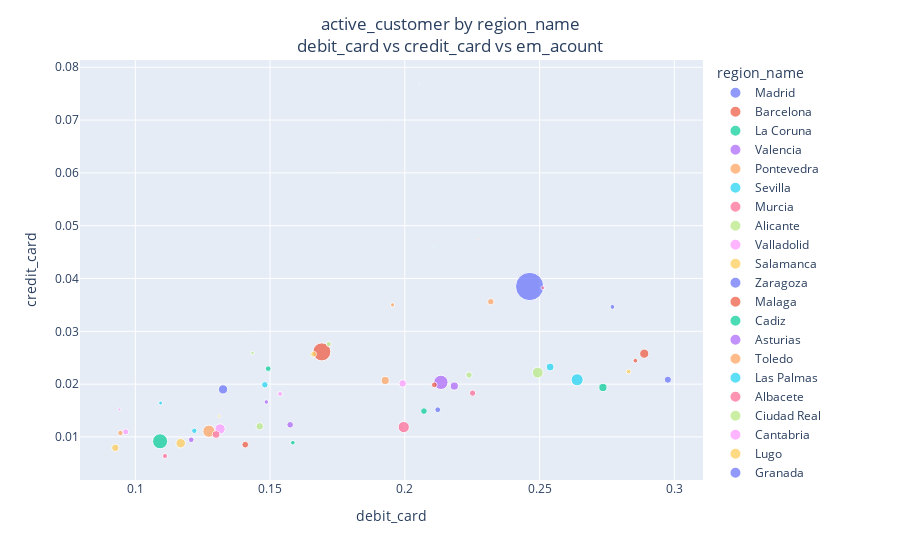

Notebook cell for this chart:
### Code cell
x_y_size = {"debit_card": "mean", "credit_card": "mean", "em_acount": "sum"}
four_feature_scatterer(df, "region_name", x_y_size, subset = ["active_customer", 1])

### Figure 1 — Plotly figure (JSON) as saved in the notebook; plotly's stock layout.template omitted (floating-point values rounded to 4 significant figures)
{"data": [{"hovertemplate": "region_name=Madrid<br>debit_card=%{x}<br>credit_card=%{y}<br>em_acount=%{marker.size}<extra></extra>", "legendgroup": "Madrid", "marker": {"color": "#636efa", "size": [403703], "sizemode": "area", "sizeref": 1009.0, "symbol": "circle"}, "mode": "markers", "name": "Madrid", "orientation": "v", "showlegend": true, "type": "scatter", "x": [0.2463], "xaxis": "x", "y": [0.03848], "yaxis": "y"}, {"hovertemplate": "region_name=Barcelona<br>debit_card=%{x}<br>credit_card=%{y}<br>em_acount=%{marker.size}<extra></extra>", "legendgroup": "Barcelona", "marker": {"color": "#EF553B", "size": [163723], "sizemode": "area", "sizeref": 1009.0, "symbol": "circle"}, "mode": "markers", "name": "Barcelona", "orientation": "v", "showlegend": true, "type": "scatter", "x": [0.1692], "xaxis": "x", "y": [0.0261], "yaxis": "y"}, {"hovertemplate": "region_name=La Coruna<br>debit_card=%{x}<br>credit_card=%{y}<br>em_acount=%{marker.size}<extra></extra>", "legendgroup": "La Coruna", "marker": {"color": "#00cc96", "size": [114536], "sizemode": "area", "sizeref": 1009.0, "symbol": "circle"}, "mode": "markers", "name": "La Coruna", "orientation": "v", "showlegend": true, "type": "scatter", "x": [0.1092], "xaxis": "x", "y": [0.009172], "yaxis": "y"}, {"hovertemplate": "region_name=Valencia<br>debit_card=%{x}<br>credit_card=%{y}<br>em_acount=%{marker.size}<extra></extra>", "legendgroup": "Valencia", "marker": {"color": "#ab63fa", "size": [103451], "sizemode": "area", "sizeref": 1009.0, "symbol": "circle"}, "mode": "markers", "name": "Valencia", "orientation": "v", "showlegend": true, "type": "scatter", "x": [0.2134], "xaxis": "x", "y": [0.02033], "yaxis": "y"}, {"hovertemplate": "region_name=Pontevedra<br>debit_card=%{x}<br>credit_card=%{y}<br>em_acount=%{marker.size}<extra></extra>", "legendgroup": "Pontevedra", "marker": {"color": "#FFA15A", "size": [75182], "sizemode": "area", "sizeref": 1009.0, "symbol": "circle"}, "mode": "markers", "name": "Pontevedra", "orientation": "v", "showlegend": true, "type": "scatter", "x": [0.1273], "xaxis": "x", "y": [0.01108], "yaxis": "y"}, {"hovertemplate": "region_name=Sevilla<br>debit_card=%{x}<br>credit_card=%{y}<br>em_acount=%{marker.size}<extra></extra>", "legendgroup": "Sevilla", "marker": {"color": "#19d3f3", "size": [73524], "sizemode": "area", "sizeref": 1009.0, "symbol": "circle"}, "mode": "markers", "name": "Sevilla", "orientation": "v", "showlegend": true, "type": "scatter", "x": [0.2639], "xaxis": "x", "y": [0.02082], "yaxis": "y"}, {"hovertemplate": "region_name=Murcia<br>debit_card=%{x}<br>credit_card=%{y}<br>em_acount=%{marker.size}<extra></extra>", "legendgroup": "Murcia", "marker": {"color": "#FF6692", "size": [64104], "sizemode": "area", "sizeref": 1009.0, "symbol": "circle"}, "mode": "markers", "name": "Murcia", "orientation": "v", "showlegend": true, "type": "scatter", "x": [0.1996], "xaxis": "x", "y": [0.01186], "yaxis": "y"}, {"hovertemplate": "region_name=Alicante<br>debit_card=%{x}<br>credit_card=%{y}<br>em_acount=%{marker.size}<extra></extra>", "legendgroup": "Alicante", "marker": {"color": "#B6E880", "size": [59607], "sizemode": "area", "sizeref": 1009.0, "symbol": "circle"}, "mode": "markers", "name": "Alicante", "orientation": "v", "showlegend": true, "type": "scatter", "x": [0.2493], "xaxis": "x", "y": [0.02218], "yaxis": "y"}, {"hovertemplate": "region_name=Valladolid<br>debit_card=%{x}<br>credit_card=%{y}<br>em_acount=%{marker.size}<extra></extra>", "legendgroup": "Valladolid", "marker": {"color": "#FF97FF", "size": [53616], "sizemode": "area", "sizeref": 1009.0, "symbol": "circle"}, "mode": "markers", "name": "Valladolid", "orientation": "v", "showlegend": true, "type": "scatter", "x": [0.1314], "xaxis": "x", "y": [0.01151], "yaxis": "y"}, {"hovertemplate": "region_name=Salamanca<br>debit_card=%{x}<br>credit_card=%{y}<br>em_acount=%{marker.size}<extra></extra>", "legendgroup": "Salamanca", "marker": {"color": "#FECB52", "size": [45441], "sizemode": "area", "sizeref": 1009.0, "symbol": "circle"}, "mode": "markers", "name": "Salamanca", "orientation": "v", "showlegend": true, "type": "scatter", "x": [0.1168], "xaxis": "x", "y": [0.008806], "yaxis": "y"}, {"hovertemplate": "region_name=Zaragoza<br>debit_card=%{x}<br>credit_card=%{y}<br>em_acount=%{marker.size}<extra></extra>", "legendgroup": "Zaragoza", "marker": {"color": "#636efa", "size": [43407], "sizemode": "area", "sizeref": 1009.0, "symbol": "circle"}, "mode": "markers", "name": "Zaragoza", "orientation": "v", "showlegend": true, "type": "scatter", "x": [0.1326], "xaxis": "x", "y": [0.019], "yaxis": "y"}, {"hovertemplate": "region_name=Malaga<br>debit_card=%{x}<br>credit_card=%{y}<br>em_acount=%{marker.size}<extra></extra>", "legendgroup": "Malaga", "marker": {"color": "#EF553B", "size": [42817], "sizemode": "area", "sizeref": 1009.0, "symbol": "circle"}, "mode": "markers", "name": "Malaga", "orientation": "v", "showlegend": true, "type": "scatter", "x": [0.2888], "xaxis": "x", "y": [0.02577], "yaxis": "y"}, {"hovertemplate": "region_name=Cadiz<br>debit_card=%{x}<br>credit_card=%{y}<br>em_acount=%{marker.size}<extra></extra>", "legendgroup": "Cadiz", "marker": {"color": "#00cc96", "size": [34227], "sizemode": "area", "sizeref": 1009.0, "symbol": "circle"}, "mode": "markers", "name": "Cadiz", "orientation": "v", "showlegend": true, "type": "scatter", "x": [0.2735], "xaxis": "x", "y": [0.01936], "yaxis": "y"}, {"hovertemplate": "region_name=Asturias<br>debit_card=%{x}<br>credit_card=%{y}<br>em_acount=%{marker.size}<extra></extra>", "legendgroup": "Asturias", "marker": {"color": "#ab63fa", "size": [33627], "sizemode": "area", "sizeref": 1009.0, "symbol": "circle"}, "mode": "markers", "name": "Asturias", "orientation": "v", "showlegend": true, "type": "scatter", "x": [0.2184], "xaxis": "x", "y": [0.01963], "yaxis": "y"}, {"hovertemplate": "region_name=Toledo<br>debit_card=%{x}<br>credit_card=%{y}<br>em_acount=%{marker.size}<extra></extra>", "legendgroup": "Toledo", "marker": {"color": "#FFA15A", "size": [32809], "sizemode": "area", "sizeref": 1009.0, "symbol": "circle"}, "mode": "markers", "name": "Toledo", "orientation": "v", "showlegend": true, "type": "scatter", "x": [0.1927], "xaxis": "x", "y": [0.02068], "yaxis": "y"}, {"hovertemplate": "region_name=Las Palmas<br>debit_card=%{x}<br>credit_card=%{y}<br>em_acount=%{marker.size}<extra></extra>", "legendgroup": "Las Palmas", "marker": {"color": "#19d3f3", "size": [31902], "sizemode": "area", "sizeref": 1009.0, "symbol": "circle"}, "mode": "markers", "name": "Las Palmas", "orientation": "v", "showlegend": true, "type": "scatter", "x": [0.2539], "xaxis": "x", "y": [0.02324], "yaxis": "y"}, {"hovertemplate": "region_name=Albacete<br>debit_card=%{x}<br>credit_card=%{y}<br>em_acount=%{marker.size}<extra></extra>", "legendgroup": "Albacete", "marker": {"color": "#FF6692", "size": [30990], "sizemode": "area", "sizeref": 1009.0, "symbol": "circle"}, "mode": "markers", "name": "Albacete", "orientation": "v", "showlegend": true, "type": "scatter", "x": [0.13], "xaxis": "x", "y": [0.01046], "yaxis": "y"}, {"hovertemplate": "region_name=Ciudad Real<br>debit_card=%{x}<br>credit_card=%{y}<br>em_acount=%{marker.size}<extra></extra>", "legendgroup": "Ciudad Real", "marker": {"color": "#B6E880", "size": [28370], "sizemode": "area", "sizeref": 1009.0, "symbol": "circle"}, "mode": "markers", "name": "Ciudad Real", "orientation": "v", "showlegend": true, "type": "scatter", "x": [0.1462], "xaxis": "x", "y": [0.012], "yaxis": "y"}, {"hovertemplate": "region_name=Cantabria<br>debit_card=%{x}<br>credit_card=%{y}<br>em_acount=%{marker.size}<extra></extra>", "legendgroup": "Cantabria", "marker": {"color": "#FF97FF", "size": [28285], "sizemode": "area", "sizeref": 1009.0, "symbol": "circle"}, "mode": "markers", "name": "Cantabria", "orientation": "v", "showlegend": true, "type": "scatter", "x": [0.1992], "xaxis": "x", "y": [0.02012], "yaxis": "y"}, {"hovertemplate": "region_name=Lugo<br>debit_card=%{x}<br>credit_card=%{y}<br>em_acount=%{marker.size}<extra></extra>", "legendgroup": "Lugo", "marker": {"color": "#FECB52", "size": [28013], "sizemode": "area", "sizeref": 1009.0, "symbol": "circle"}, "mode": "markers", "name": "Lugo", "orientation": "v", "showlegend": true, "type": "scatter", "x": [0.09258], "xaxis": "x", "y": [0.007933], "yaxis": "y"}, {"hovertemplate": "region_name=Granada<br>debit_card=%{x}<br>credit_card=%{y}<br>em_acount=%{marker.size}<extra></extra>", "legendgroup": "Granada", "marker": {"color": "#636efa", "size": [25674], "sizemode": "area", "sizeref": 1009.0, "symbol": "circle"}, "mode": "markers", "name": "Granada", "orientation": "v", "showlegend": true, "type": "scatter", "x": [0.2976], "xaxis": "x", "y": [0.02084], "yaxis": "y"}, {"hovertemplate": "region_name=Orense<br>debit_card=%{x}<br>credit_card=%{y}<br>em_acount=%{marker.size}<extra></extra>", "legendgroup": "Orense", "marker": {"color": "#EF553B", "size": [22599], "sizemode": "area", "sizeref": 1009.0, "symbol": "circle"}, "mode": "markers", "name": "Orense", "orientation": "v", "showlegend": true, "type": "scatter", "x": [0.1408], "xaxis": "x", "y": [0.008532], "yaxis": "y"}, {"hovertemplate": "region_name=Badajoz<br>debit_card=%{x}<br>credit_card=%{y}<br>em_acount=%{marker.size}<extra></extra>", "legendgroup": "Badajoz", "marker": {"color": "#00cc96", "size": [22438], "sizemode": "area", "sizeref": 1009.0, "symbol": "circle"}, "mode": "markers", "name": "Badajoz", "orientation": "v", "showlegend": true, "type": "scatter", "x": [0.2071], "xaxis": "x", "y": [0.01489], "yaxis": "y"}, {"hovertemplate": "region_name=Caceres<br>debit_card=%{x}<br>credit_card=%{y}<br>em_acount=%{marker.size}<extra></extra>", "legendgroup": "Caceres", "marker": {"color": "#ab63fa", "size": [22034], "sizemode": "area", "sizeref": 1009.0, "symbol": "circle"}, "mode": "markers", "name": "Caceres", "orientation": "v", "showlegend": true, "type": "scatter", "x": [0.1575], "xaxis": "x", "y": [0.01229], "yaxis": "y"}, {"hovertemplate": "region_name=Baleares<br>debit_card=%{x}<br>credit_card=%{y}<br>em_acount=%{marker.size}<extra></extra>", "legendgroup": "Baleares", "marker": {"color": "#FFA15A", "size": [21118], "sizemode": "area", "sizeref": 1009.0, "symbol": "circle"}, "mode": "markers", "name": "Baleares", "orientation": "v", "showlegend": true, "type": "scatter", "x": [0.2319], "xaxis": "x", "y": [0.0356], "yaxis": "y"}, {"hovertemplate": "region_name=Burgos<br>debit_card=%{x}<br>credit_card=%{y}<br>em_acount=%{marker.size}<extra></extra>", "legendgroup": "Burgos", "marker": {"color": "#19d3f3", "size": [20925], "sizemode": "area", "sizeref": 1009.0, "symbol": "circle"}, "mode": "markers", "name": "Burgos", "orientation": "v", "showlegend": true, "type": "scatter", "x": [0.1481], "xaxis": "x", "y": [0.01987], "yaxis": "y"}, {"hovertemplate": "region_name=Cordoba<br>debit_card=%{x}<br>credit_card=%{y}<br>em_acount=%{marker.size}<extra></extra>", "legendgroup": "Cordoba", "marker": {"color": "#FF6692", "size": [19679], "sizemode": "area", "sizeref": 1009.0, "symbol": "circle"}, "mode": "markers", "name": "Cordoba", "orientation": "v", "showlegend": true, "type": "scatter", "x": [0.2252], "xaxis": "x", "y": [0.01829], "yaxis": "y"}, {"hovertemplate": "region_name=Castellon<br>debit_card=%{x}<br>credit_card=%{y}<br>em_acount=%{marker.size}<extra></extra>", "legendgroup": "Castellon", "marker": {"color": "#B6E880", "size": [19606], "sizemode": "area", "sizeref": 1009.0, "symbol": "circle"}, "mode": "markers", "name": "Castellon", "orientation": "v", "showlegend": true, "type": "scatter", "x": [0.2238], "xaxis": "x", "y": [0.02172], "yaxis": "y"}, {"hovertemplate": "region_name=La Rioja<br>debit_card=%{x}<br>credit_card=%{y}<br>em_acount=%{marker.size}<extra></extra>", "legendgroup": "La Rioja", "marker": {"color": "#FF97FF", "size": [18314], "sizemode": "area", "sizeref": 1009.0, "symbol": "circle"}, "mode": "markers", "name": "La Rioja", "orientation": "v", "showlegend": true, "type": "scatter", "x": [0.09643], "xaxis": "x", "y": [0.01096], "yaxis": "y"}, {"hovertemplate": "region_name=Vizcaya<br>debit_card=%{x}<br>credit_card=%{y}<br>em_acount=%{marker.size}<extra></extra>", "legendgroup": "Vizcaya", "marker": {"color": "#FECB52", "size": [17135], "sizemode": "area", "sizeref": 1009.0, "symbol": "circle"}, "mode": "markers", "name": "Vizcaya", "orientation": "v", "showlegend": true, "type": "scatter", "x": [0.1662], "xaxis": "x", "y": [0.02566], "yaxis": "y"}, {"hovertemplate": "region_name=Huelva<br>debit_card=%{x}<br>credit_card=%{y}<br>em_acount=%{marker.size}<extra></extra>", "legendgroup": "Huelva", "marker": {"color": "#636efa", "size": [16909], "sizemode": "area", "sizeref": 1009.0, "symbol": "circle"}, "mode": "markers", "name": "Huelva", "orientation": "v", "showlegend": true, "type": "scatter", "x": [0.2122], "xaxis": "x", "y": [0.01514], "yaxis": "y"}, {"hovertemplate": "region_name=Leon<br>debit_card=%{x}<br>credit_card=%{y}<br>em_acount=%{marker.size}<extra></extra>", "legendgroup": "Leon", "marker": {"color": "#EF553B", "size": [16905], "sizemode": "area", "sizeref": 1009.0, "symbol": "circle"}, "mode": "markers", "name": "Leon", "orientation": "v", "showlegend": true, "type": "scatter", "x": [0.211], "xaxis": "x", "y": [0.01985], "yaxis": "y"}, {"hovertemplate": "region_name=Tarragona<br>debit_card=%{x}<br>credit_card=%{y}<br>em_acount=%{marker.size}<extra></extra>", "legendgroup": "Tarragona", "marker": {"color": "#00cc96", "size": [16337], "sizemode": "area", "sizeref": 1009.0, "symbol": "circle"}, "mode": "markers", "name": "Tarragona", "orientation": "v", "showlegend": true, "type": "scatter", "x": [0.1493], "xaxis": "x", "y": [0.02292], "yaxis": "y"}, {"hovertemplate": "region_name=Zamora<br>debit_card=%{x}<br>credit_card=%{y}<br>em_acount=%{marker.size}<extra></extra>", "legendgroup": "Zamora", "marker": {"color": "#ab63fa", "size": [16014], "sizemode": "area", "sizeref": 1009.0, "symbol": "circle"}, "mode": "markers", "name": "Zamora", "orientation": "v", "showlegend": true, "type": "scatter", "x": [0.1207], "xaxis": "x", "y": [0.009457], "yaxis": "y"}, {"hovertemplate": "region_name=Lerida<br>debit_card=%{x}<br>credit_card=%{y}<br>em_acount=%{marker.size}<extra></extra>", "legendgroup": "Lerida", "marker": {"color": "#FFA15A", "size": [14584], "sizemode": "area", "sizeref": 1009.0, "symbol": "circle"}, "mode": "markers", "name": "Lerida", "orientation": "v", "showlegend": true, "type": "scatter", "x": [0.09448], "xaxis": "x", "y": [0.01074], "yaxis": "y"}, {"hovertemplate": "region_name=Palencia<br>debit_card=%{x}<br>credit_card=%{y}<br>em_acount=%{marker.size}<extra></extra>", "legendgroup": "Palencia", "marker": {"color": "#19d3f3", "size": [14523], "sizemode": "area", "sizeref": 1009.0, "symbol": "circle"}, "mode": "markers", "name": "Palencia", "orientation": "v", "showlegend": true, "type": "scatter", "x": [0.1219], "xaxis": "x", "y": [0.01116], "yaxis": "y"}, {"hovertemplate": "region_name=Cuenca<br>debit_card=%{x}<br>credit_card=%{y}<br>em_acount=%{marker.size}<extra></extra>", "legendgroup": "Cuenca", "marker": {"color": "#FF6692", "size": [13371], "sizemode": "area", "sizeref": 1009.0, "symbol": "circle"}, "mode": "markers", "name": "Cuenca", "orientation": "v", "showlegend": true, "type": "scatter", "x": [0.111], "xaxis": "x", "y": [0.006387], "yaxis": "y"}, {"hovertemplate": "region_name=Gerona<br>debit_card=%{x}<br>credit_card=%{y}<br>em_acount=%{marker.size}<extra></extra>", "legendgroup": "Gerona", "marker": {"color": "#B6E880", "size": [13370], "sizemode": "area", "sizeref": 1009.0, "symbol": "circle"}, "mode": "markers", "name": "Gerona", "orientation": "v", "showlegend": true, "type": "scatter", "x": [0.1718], "xaxis": "x", "y": [0.0276], "yaxis": "y"}, {"hovertemplate": "region_name=Navarra<br>debit_card=%{x}<br>credit_card=%{y}<br>em_acount=%{marker.size}<extra></extra>", "legendgroup": "Navarra", "marker": {"color": "#FF97FF", "size": [12087], "sizemode": "area", "sizeref": 1009.0, "symbol": "circle"}, "mode": "markers", "name": "Navarra", "orientation": "v", "showlegend": true, "type": "scatter", "x": [0.1537], "xaxis": "x", "y": [0.01814], "yaxis": "y"}, {"hovertemplate": "region_name=Almeria<br>debit_card=%{x}<br>credit_card=%{y}<br>em_acount=%{marker.size}<extra></extra>", "legendgroup": "Almeria", "marker": {"color": "#FECB52", "size": [11769], "sizemode": "area", "sizeref": 1009.0, "symbol": "circle"}, "mode": "markers", "name": "Almeria", "orientation": "v", "showlegend": true, "type": "scatter", "x": [0.2831], "xaxis": "x", "y": [0.02237], "yaxis": "y"}, {"hovertemplate": "region_name=Santa Cruz de Tenerife<br>debit_card=%{x}<br>credit_card=%{y}<br>em_acount=%{marker.size}<extra></extra>", "legendgroup": "Santa Cruz de Tenerife", "marker": {"color": "#636efa", "size": [11461], "sizemode": "area", "sizeref": 1009.0, "symbol": "circle"}, "mode": "markers", "name": "Santa Cruz de Tenerife", "orientation": "v", "showlegend": true, "type": "scatter", "x": [0.277], "xaxis": "x", "y": [0.03462], "yaxis": "y"}, {"hovertemplate": "region_name=Jaen<br>debit_card=%{x}<br>credit_card=%{y}<br>em_acount=%{marker.size}<extra></extra>", "legendgroup": "Jaen", "marker": {"color": "#EF553B", "size": [11111], "sizemode": "area", "sizeref": 1009.0, "symbol": "circle"}, "mode": "markers", "name": "Jaen", "orientation": "v", "showlegend": true, "type": "scatter", "x": [0.2856], "xaxis": "x", "y": [0.02443], "yaxis": "y"}, {"hovertemplate": "region_name=Avila<br>debit_card=%{x}<br>credit_card=%{y}<br>em_acount=%{marker.size}<extra></extra>", "legendgroup": "Avila", "marker": {"color": "#00cc96", "size": [10735], "sizemode": "area", "sizeref": 1009.0, "symbol": "circle"}, "mode": "markers", "name": "Avila", "orientation": "v", "showlegend": true, "type": "scatter", "x": [0.1585], "xaxis": "x", "y": [0.008905], "yaxis": "y"}, {"hovertemplate": "region_name=Segovia<br>debit_card=%{x}<br>credit_card=%{y}<br>em_acount=%{marker.size}<extra></extra>", "legendgroup": "Segovia", "marker": {"color": "#ab63fa", "size": [10218], "sizemode": "area", "sizeref": 1009.0, "symbol": "circle"}, "mode": "markers", "name": "Segovia", "orientation": "v", "showlegend": true, "type": "scatter", "x": [0.1486], "xaxis": "x", "y": [0.01662], "yaxis": "y"}, {"hovertemplate": "region_name=Guipuzcoa<br>debit_card=%{x}<br>credit_card=%{y}<br>em_acount=%{marker.size}<extra></extra>", "legendgroup": "Guipuzcoa", "marker": {"color": "#FFA15A", "size": [9066], "sizemode": "area", "sizeref": 1009.0, "symbol": "circle"}, "mode": "markers", "name": "Guipuzcoa", "orientation": "v", "showlegend": true, "type": "scatter", "x": [0.1955], "xaxis": "x", "y": [0.035], "yaxis": "y"}, {"hovertemplate": "region_name=Huesca<br>debit_card=%{x}<br>credit_card=%{y}<br>em_acount=%{marker.size}<extra></extra>", "legendgroup": "Huesca", "marker": {"color": "#19d3f3", "size": [7922], "sizemode": "area", "sizeref": 1009.0, "symbol": "circle"}, "mode": "markers", "name": "Huesca", "orientation": "v", "showlegend": true, "type": "scatter", "x": [0.1094], "xaxis": "x", "y": [0.01642], "yaxis": "y"}, {"hovertemplate": "region_name=Guadalajara<br>debit_card=%{x}<br>credit_card=%{y}<br>em_acount=%{marker.size}<extra></extra>", "legendgroup": "Guadalajara", "marker": {"color": "#FF6692", "size": [7380], "sizemode": "area", "sizeref": 1009.0, "symbol": "circle"}, "mode": "markers", "name": "Guadalajara", "orientation": "v", "showlegend": true, "type": "scatter", "x": [0.2512], "xaxis": "x", "y": [0.03823], "yaxis": "y"}, {"hovertemplate": "region_name=Alava<br>debit_card=%{x}<br>credit_card=%{y}<br>em_acount=%{marker.size}<extra></extra>", "legendgroup": "Alava", "marker": {"color": "#B6E880", "size": [6097], "sizemode": "area", "sizeref": 1009.0, "symbol": "circle"}, "mode": "markers", "name": "Alava", "orientation": "v", "showlegend": true, "type": "scatter", "x": [0.1435], "xaxis": "x", "y": [0.0259], "yaxis": "y"}, {"hovertemplate": "region_name=Teruel<br>debit_card=%{x}<br>credit_card=%{y}<br>em_acount=%{marker.size}<extra></extra>", "legendgroup": "Teruel", "marker": {"color": "#FF97FF", "size": [4301], "sizemode": "area", "sizeref": 1009.0, "symbol": "circle"}, "mode": "markers", "name": "Teruel", "orientation": "v", "showlegend": true, "type": "scatter", "x": [0.09409], "xaxis": "x", "y": [0.01519], "yaxis": "y"}, {"hovertemplate": "region_name=Soria<br>debit_card=%{x}<br>credit_card=%{y}<br>em_acount=%{marker.size}<extra></extra>", "legendgroup": "Soria", "marker": {"color": "#FECB52", "size": [3630], "sizemode": "area", "sizeref": 1009.0, "symbol": "circle"}, "mode": "markers", "name": "Soria", "orientation": "v", "showlegend": true, "type": "scatter", "x": [0.1311], "xaxis": "x", "y": [0.01395], "yaxis": "y"}, {"hovertemplate": "region_name=Not_available<br>debit_card=%{x}<br>credit_card=%{y}<br>em_acount=%{marker.size}<extra></extra>", "legendgroup": "Not_available", "marker": {"color": "#636efa", "size": [1299], "sizemode": "area", "sizeref": 1009.0, "symbol": "circle"}, "mode": "markers", "name": "Not_available", "orientation": "v", "showlegend": true, "type": "scatter", "x": [0.2053], "xaxis": "x", "y": [0.07683], "yaxis": "y"}, {"hovertemplate": "region_name=Ceuta<br>debit_card=%{x}<br>credit_card=%{y}<br>em_acount=%{marker.size}<extra></extra>", "legendgroup": "Ceuta", "marker": {"color": "#EF553B", "size": [995], "sizemode": "area", "sizeref": 1009.0, "symbol": "circle"}, "mode": "markers", "name": "Ceuta", "orientation": "v", "showlegend": true, "type": "scatter", "x": [0.2272], "xaxis": "x", "y": [0.0474], "yaxis": "y"}, {"hovertemplate": "region_name=Melilla<br>debit_card=%{x}<br>credit_card=%{y}<br>em_acount=%{marker.size}<extra></extra>", "legendgroup": "Melilla", "marker": {"color": "#00cc96", "size": [831], "sizemode": "area", "sizeref": 1009.0, "symbol": "circle"}, "mode": "markers", "name": "Melilla", "orientation": "v", "showlegend": true, "type": "scatter", "x": [0.2109], "xaxis": "x", "y": [0.04599], "yaxis": "y"}], "layout": {"barmode": "overlay", "legend": {"itemsizing": "constant", "title": {"text": "region_name"}, "tracegroupgap": 0}, "margin": {"t": 60}, "title": {"text": "active_customer by region_name<br>debit_card vs credit_card vs em_acount  ", "x": 0.5, "xanchor": "center"}, "xaxis": {"anchor": "y", "domain": [0, 1], "title": {"text": "debit_card"}}, "yaxis": {"anchor": "x", "domain": [0, 1], "title": {"text": "credit_card"}}}}
